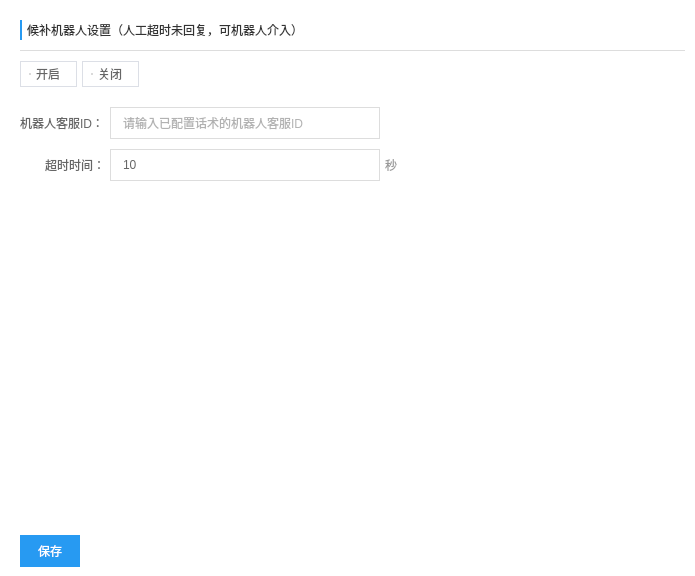
<?xml version="1.0" encoding="UTF-8"?>
<ui version="4.0">
 <class>UIYL_ManRobotSettingWidget_AlternateRobot</class>
 <widget class="QWidget" name="UIYL_ManRobotSettingWidget_AlternateRobot">
  <property name="geometry">
   <rect>
    <x>0</x>
    <y>0</y>
    <width>695</width>
    <height>576</height>
   </rect>
  </property>
  <property name="windowTitle">
   <string>候补机器人设置</string>
  </property>
  <property name="styleSheet">
   <string notr="true"/>
  </property>
  <layout class="QVBoxLayout" name="verticalLayout_2">
   <property name="spacing">
    <number>0</number>
   </property>
   <property name="margin">
    <number>0</number>
   </property>
   <item>
    <widget class="QWidget" name="widget_bg" native="true">
     <property name="styleSheet">
      <string notr="true">QWidget#widget_bg
{
	background-color: rgb(255, 255, 255);
}</string>
     </property>
     <layout class="QVBoxLayout" name="verticalLayout">
      <property name="spacing">
       <number>0</number>
      </property>
      <property name="margin">
       <number>0</number>
      </property>
      <item>
       <widget class="QWidget" name="widget_1_title" native="true">
        <property name="sizePolicy">
         <sizepolicy hsizetype="Preferred" vsizetype="Fixed">
          <horstretch>0</horstretch>
          <verstretch>0</verstretch>
         </sizepolicy>
        </property>
        <layout class="QVBoxLayout" name="verticalLayout_4">
         <property name="spacing">
          <number>10</number>
         </property>
         <property name="leftMargin">
          <number>20</number>
         </property>
         <property name="topMargin">
          <number>20</number>
         </property>
         <property name="rightMargin">
          <number>10</number>
         </property>
         <property name="bottomMargin">
          <number>0</number>
         </property>
         <item>
          <widget class="QWidget" name="widget_1_1_content" native="true">
           <layout class="QHBoxLayout" name="horizontalLayout_3">
            <property name="spacing">
             <number>5</number>
            </property>
            <property name="margin">
             <number>0</number>
            </property>
            <item>
             <widget class="QLabel" name="label_20">
              <property name="sizePolicy">
               <sizepolicy hsizetype="Fixed" vsizetype="Preferred">
                <horstretch>0</horstretch>
                <verstretch>0</verstretch>
               </sizepolicy>
              </property>
              <property name="minimumSize">
               <size>
                <width>2</width>
                <height>0</height>
               </size>
              </property>
              <property name="maximumSize">
               <size>
                <width>2</width>
                <height>16777215</height>
               </size>
              </property>
              <property name="styleSheet">
               <string notr="true">QLabel
{
	background-color: #279AF2;
}</string>
              </property>
              <property name="text">
               <string/>
              </property>
             </widget>
            </item>
            <item>
             <widget class="QLabel" name="label_4">
              <property name="minimumSize">
               <size>
                <width>0</width>
                <height>20</height>
               </size>
              </property>
              <property name="styleSheet">
               <string notr="true">QLabel
{
font: 14px &quot;微软雅黑&quot;;
color:#333333;
}</string>
              </property>
              <property name="text">
               <string>候补机器人设置（人工超时未回复，可机器人介入）</string>
              </property>
             </widget>
            </item>
            <item>
             <spacer name="horizontalSpacer_10">
              <property name="orientation">
               <enum>Qt::Horizontal</enum>
              </property>
              <property name="sizeHint" stdset="0">
               <size>
                <width>590</width>
                <height>20</height>
               </size>
              </property>
             </spacer>
            </item>
           </layout>
          </widget>
         </item>
         <item>
          <widget class="Line" name="line_2">
           <property name="minimumSize">
            <size>
             <width>0</width>
             <height>1</height>
            </size>
           </property>
           <property name="maximumSize">
            <size>
             <width>16777215</width>
             <height>1</height>
            </size>
           </property>
           <property name="styleSheet">
            <string notr="true">border: 0px;
background-color: #dddddd;</string>
           </property>
           <property name="orientation">
            <enum>Qt::Horizontal</enum>
           </property>
          </widget>
         </item>
        </layout>
       </widget>
      </item>
      <item>
       <widget class="QWidget" name="widget_2_bindRobot" native="true">
        <layout class="QHBoxLayout" name="horizontalLayout">
         <property name="spacing">
          <number>0</number>
         </property>
         <property name="margin">
          <number>0</number>
         </property>
         <item>
          <widget class="QScrollArea" name="m_scrollArea_bindRobot">
           <property name="styleSheet">
            <string notr="true">QScrollArea#m_scrollArea_bindRobot
{
border: 0px;
background-color: rgba(255, 255, 255, 0);
}</string>
           </property>
           <property name="widgetResizable">
            <bool>true</bool>
           </property>
           <widget class="QWidget" name="scrollAreaWidgetContents">
            <property name="geometry">
             <rect>
              <x>0</x>
              <y>0</y>
              <width>695</width>
              <height>475</height>
             </rect>
            </property>
            <property name="styleSheet">
             <string notr="true">QWidget#scrollAreaWidgetContents
{
	background-color: rgba(255, 255, 255, 0);
}</string>
            </property>
            <layout class="QVBoxLayout" name="verticalLayout_5">
             <property name="spacing">
              <number>20</number>
             </property>
             <property name="leftMargin">
              <number>20</number>
             </property>
             <property name="topMargin">
              <number>10</number>
             </property>
             <property name="rightMargin">
              <number>10</number>
             </property>
             <property name="bottomMargin">
              <number>0</number>
             </property>
             <item>
              <widget class="QWidget" name="widget_2_1_switch" native="true">
               <layout class="QHBoxLayout" name="horizontalLayout_4" stretch="0,0,0">
                <property name="spacing">
                 <number>5</number>
                </property>
                <property name="margin">
                 <number>0</number>
                </property>
                <item>
                 <widget class="QRadioButton" name="m_rbtn_open">
                  <property name="minimumSize">
                   <size>
                    <width>57</width>
                    <height>26</height>
                   </size>
                  </property>
                  <property name="maximumSize">
                   <size>
                    <width>57</width>
                    <height>26</height>
                   </size>
                  </property>
                  <property name="styleSheet">
                   <string notr="true">QRadioButton
{
	border: 1px solid #DCDFE6;
	color: #666666;
	background-color: #FFFFFF;
	padding-left: 9px;
}

QRadioButton::hover, QRadioButton::checked
{
	border: 1px solid #279AF2;
	color: #279AF2;
}

QRadioButton::indicator
{
	width: 0px;
}</string>
                  </property>
                  <property name="text">
                   <string>开启</string>
                  </property>
                 </widget>
                </item>
                <item>
                 <widget class="QRadioButton" name="m_rbtn_close">
                  <property name="minimumSize">
                   <size>
                    <width>57</width>
                    <height>26</height>
                   </size>
                  </property>
                  <property name="maximumSize">
                   <size>
                    <width>57</width>
                    <height>26</height>
                   </size>
                  </property>
                  <property name="styleSheet">
                   <string notr="true">QRadioButton
{
	border: 1px solid #DCDFE6;
	color: #666666;
	background-color: #FFFFFF;
	padding-left: 9px;
}

QRadioButton::hover, QRadioButton::checked
{
	border: 1px solid #279AF2;
	color: #279AF2;
}

QRadioButton::indicator
{
	width: 0px;
}</string>
                  </property>
                  <property name="text">
                   <string>关闭</string>
                  </property>
                 </widget>
                </item>
                <item>
                 <spacer name="horizontalSpacer">
                  <property name="orientation">
                   <enum>Qt::Horizontal</enum>
                  </property>
                  <property name="sizeHint" stdset="0">
                   <size>
                    <width>40</width>
                    <height>20</height>
                   </size>
                  </property>
                 </spacer>
                </item>
               </layout>
              </widget>
             </item>
             <item>
              <layout class="QVBoxLayout" name="verticalLayout_3">
               <property name="spacing">
                <number>10</number>
               </property>
               <property name="margin">
                <number>0</number>
               </property>
               <item>
                <layout class="QHBoxLayout" name="horizontalLayout_6">
                 <property name="spacing">
                  <number>5</number>
                 </property>
                 <property name="margin">
                  <number>0</number>
                 </property>
                 <item>
                  <widget class="QLabel" name="label_2">
                   <property name="minimumSize">
                    <size>
                     <width>85</width>
                     <height>0</height>
                    </size>
                   </property>
                   <property name="maximumSize">
                    <size>
                     <width>85</width>
                     <height>16777215</height>
                    </size>
                   </property>
                   <property name="styleSheet">
                    <string notr="true">font: 12px &quot;微软雅黑&quot;;
color: #666666;</string>
                   </property>
                   <property name="text">
                    <string>机器人客服ID：</string>
                   </property>
                  </widget>
                 </item>
                 <item>
                  <widget class="QLineEdit" name="m_lineEdit_robotId">
                   <property name="minimumSize">
                    <size>
                     <width>270</width>
                     <height>32</height>
                    </size>
                   </property>
                   <property name="maximumSize">
                    <size>
                     <width>270</width>
                     <height>32</height>
                    </size>
                   </property>
                   <property name="toolTip">
                    <string/>
                   </property>
                   <property name="styleSheet">
                    <string notr="true">QLineEdit
{
border: 1px solid #DDDDDD;
padding-left:10px;
font: 12px &quot;微软雅黑&quot;;
color: #656565;
}</string>
                   </property>
                   <property name="text">
                    <string/>
                   </property>
                   <property name="placeholderText">
                    <string>请输入已配置话术的机器人客服ID</string>
                   </property>
                  </widget>
                 </item>
                 <item>
                  <spacer name="horizontalSpacer_4">
                   <property name="orientation">
                    <enum>Qt::Horizontal</enum>
                   </property>
                   <property name="sizeHint" stdset="0">
                    <size>
                     <width>40</width>
                     <height>20</height>
                    </size>
                   </property>
                  </spacer>
                 </item>
                </layout>
               </item>
               <item>
                <layout class="QHBoxLayout" name="horizontalLayout_8">
                 <property name="spacing">
                  <number>5</number>
                 </property>
                 <property name="margin">
                  <number>0</number>
                 </property>
                 <item>
                  <widget class="QLabel" name="label_7">
                   <property name="minimumSize">
                    <size>
                     <width>85</width>
                     <height>0</height>
                    </size>
                   </property>
                   <property name="maximumSize">
                    <size>
                     <width>85</width>
                     <height>16777215</height>
                    </size>
                   </property>
                   <property name="styleSheet">
                    <string notr="true">font: 12px &quot;微软雅黑&quot;;
color: #666666;</string>
                   </property>
                   <property name="text">
                    <string>超时时间：</string>
                   </property>
                   <property name="alignment">
                    <set>Qt::AlignRight|Qt::AlignTrailing|Qt::AlignVCenter</set>
                   </property>
                  </widget>
                 </item>
                 <item>
                  <widget class="QSpinBox" name="m_sbox_overTime">
                   <property name="minimumSize">
                    <size>
                     <width>270</width>
                     <height>32</height>
                    </size>
                   </property>
                   <property name="maximumSize">
                    <size>
                     <width>270</width>
                     <height>32</height>
                    </size>
                   </property>
                   <property name="styleSheet">
                    <string notr="true">QSpinBox
{
border: 1px solid #DDDDDD;
padding-left:10px;
font: 12px &quot;微软雅黑&quot;;
color: #656565;
}

QSpinBox::up-button
{
width: 0px;
height: 0px;
}
QSpinBox::down-button
{
width: 0px;
height: 15px;
}</string>
                   </property>
                   <property name="specialValueText">
                    <string/>
                   </property>
                   <property name="suffix">
                    <string/>
                   </property>
                   <property name="prefix">
                    <string/>
                   </property>
                   <property name="minimum">
                    <number>0</number>
                   </property>
                   <property name="maximum">
                    <number>600</number>
                   </property>
                   <property name="value">
                    <number>10</number>
                   </property>
                  </widget>
                 </item>
                 <item>
                  <widget class="QLabel" name="label_11">
                   <property name="styleSheet">
                    <string notr="true">font: 12px &quot;微软雅黑&quot;;
color: #999999;</string>
                   </property>
                   <property name="text">
                    <string>秒</string>
                   </property>
                  </widget>
                 </item>
                 <item>
                  <spacer name="horizontalSpacer_5">
                   <property name="orientation">
                    <enum>Qt::Horizontal</enum>
                   </property>
                   <property name="sizeHint" stdset="0">
                    <size>
                     <width>40</width>
                     <height>20</height>
                    </size>
                   </property>
                  </spacer>
                 </item>
                </layout>
               </item>
              </layout>
             </item>
             <item>
              <spacer name="verticalSpacer">
               <property name="orientation">
                <enum>Qt::Vertical</enum>
               </property>
               <property name="sizeHint" stdset="0">
                <size>
                 <width>20</width>
                 <height>40</height>
                </size>
               </property>
              </spacer>
             </item>
            </layout>
           </widget>
          </widget>
         </item>
        </layout>
       </widget>
      </item>
      <item>
       <widget class="QWidget" name="widget_3_btns" native="true">
        <property name="minimumSize">
         <size>
          <width>0</width>
          <height>50</height>
         </size>
        </property>
        <property name="maximumSize">
         <size>
          <width>16777215</width>
          <height>50</height>
         </size>
        </property>
        <property name="styleSheet">
         <string notr="true">QWidget#widget_save
{
background-color: #F7F7F9;
}</string>
        </property>
        <layout class="QHBoxLayout" name="horizontalLayout_5">
         <property name="spacing">
          <number>10</number>
         </property>
         <property name="leftMargin">
          <number>20</number>
         </property>
         <property name="topMargin">
          <number>0</number>
         </property>
         <property name="rightMargin">
          <number>10</number>
         </property>
         <property name="bottomMargin">
          <number>0</number>
         </property>
         <item>
          <widget class="QPushButton" name="m_btn_save">
           <property name="minimumSize">
            <size>
             <width>60</width>
             <height>32</height>
            </size>
           </property>
           <property name="maximumSize">
            <size>
             <width>60</width>
             <height>32</height>
            </size>
           </property>
           <property name="styleSheet">
            <string notr="true">QPushButton
{
border: 0px;
color: #ffffff;
background-color: #279af2;
}
QPushButton:hover,QPushButton:pressed
{
background-color: #4bb0fe;
}</string>
           </property>
           <property name="text">
            <string>保存</string>
           </property>
          </widget>
         </item>
         <item>
          <spacer name="horizontalSpacer_3">
           <property name="orientation">
            <enum>Qt::Horizontal</enum>
           </property>
           <property name="sizeHint" stdset="0">
            <size>
             <width>561</width>
             <height>20</height>
            </size>
           </property>
          </spacer>
         </item>
        </layout>
       </widget>
      </item>
     </layout>
    </widget>
   </item>
  </layout>
 </widget>
 <layoutdefault spacing="6" margin="11"/>
 <resources>
  <include location="../../../easyliaoclient.qrc"/>
 </resources>
 <connections/>
</ui>
